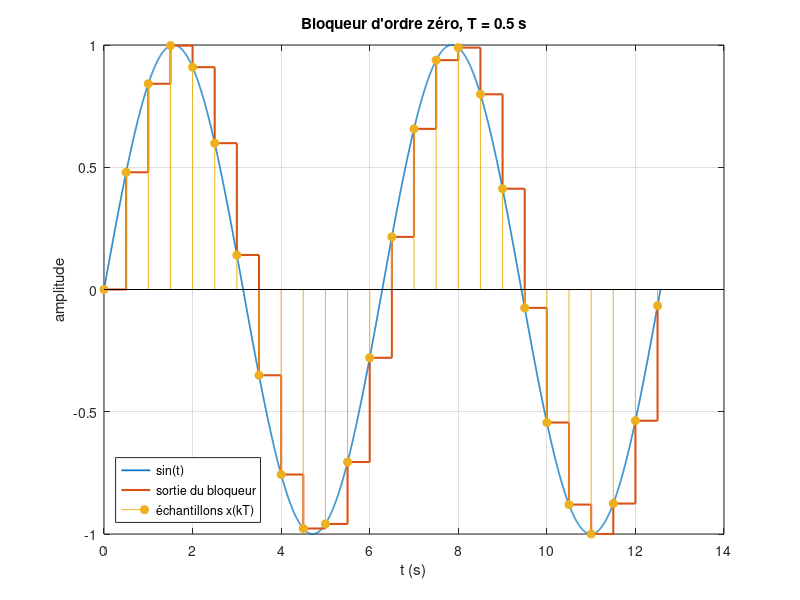
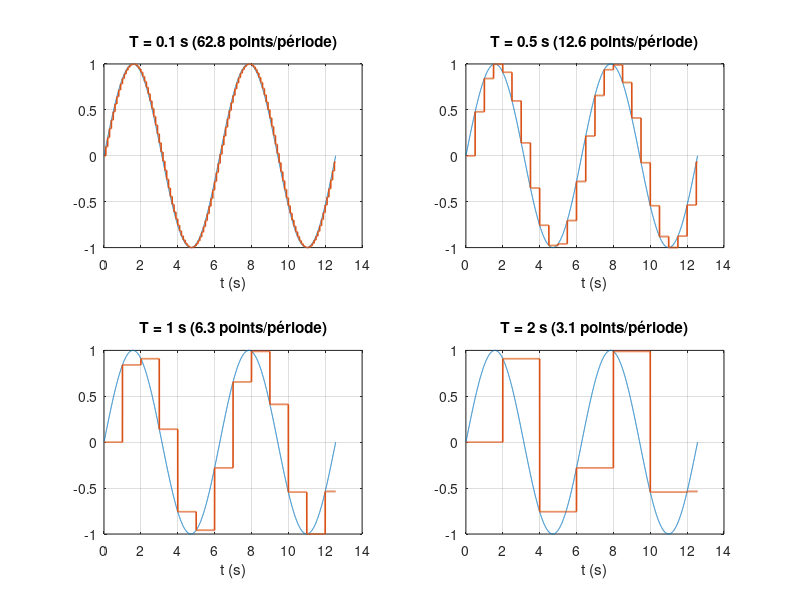
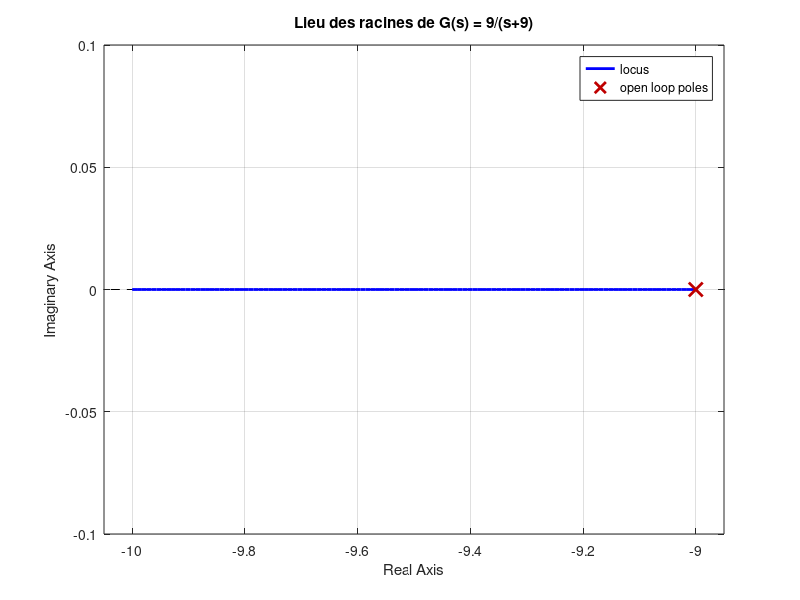
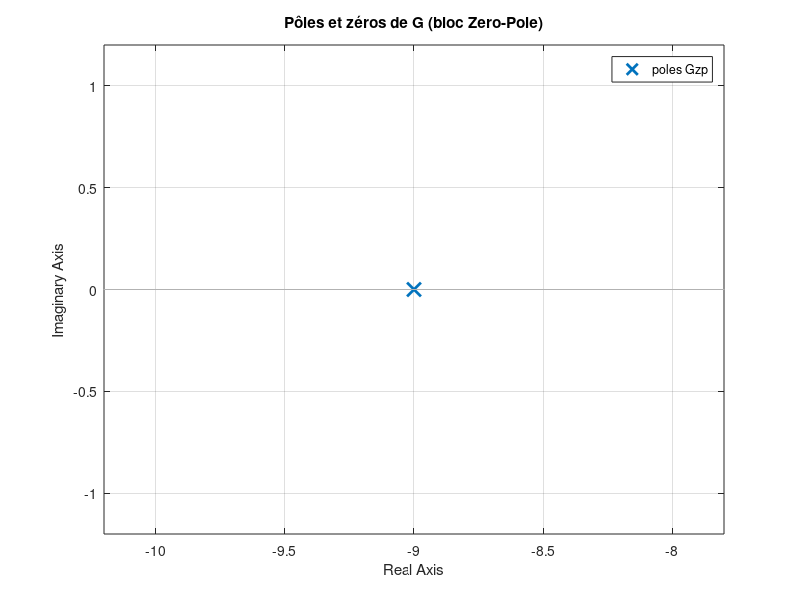

MATLAB code for these plots, in order:
%% TP2 : Discrétisation d'un signal à temps continu
% Automatique linéaire échantillonnée - IIA 3, INSAT
% Youssef El Mhamdi, IIA 3/1 - projet Nyquist
%
% Les questions "Simulink" sont vérifiées ici avec les commandes MATLAB qui
% donnent le même résultat que le Scope ; les modèles Simulink se construisent
% avec matlab/simulink/build_models.m.
% La période d'échantillonnage T n'est jamais donnée (errata E-AE16, E-AE17,
% E-AE24) : on applique la règle T = tau/10 (tau : constante de temps
% dominante du système échantillonné). Les lignes "@param" sont réglables.
clear; close all; clc;

%% II.1 Bloqueur d'ordre zéro sur une sinusoïde de pulsation 1 rad/s
% « fréquence 1 rad/sec » : c'est une pulsation (errata E-AE16).
%   w = 1 rad/s, f = w/(2*pi) = 0.159 Hz, période 2*pi = 6.28 s.
% Simulink : Sine Wave (Frequency = 1 rad/sec) -> Zero-Order Hold (T) -> Scope.
% Le bloqueur maintient x(kT) pendant toute la période [kT, (k+1)T[.
w = 1;                          % pulsation (rad/s)
T_sin = 0.5;                    % @param T_sin [s] période d'échantillonnage (environ 12 points par période)
t = linspace(0, 4*pi, 4001);    % deux périodes, grille fine = signal « continu »
x = sin(w*t);
k = 0:floor(t(end)/T_sin);
tk = k*T_sin;
xk = sin(w*tk);                 % échantillons x(kT)
x_bloque = sin(w*T_sin*floor(t/T_sin));   % sortie du bloqueur d'ordre zéro
erreur_max = max(abs(x - x_bloque))       % écart maximal signal / signal bloqué
borne_erreur = w*T_sin                    % |x(t) - x(kT)| <= w*T (pente maximale w)

figure('Name', 'II.1 - Bloqueur d''ordre zéro');
plot(t, x, 'LineWidth', 1.2); hold on;
stairs(tk, xk, 'LineWidth', 1.5);
stem(tk, xk, 'filled'); hold off; grid on;
xlabel('t (s)'); ylabel('amplitude');
legend('sin(t)', 'sortie du bloqueur', 'échantillons x(kT)', 'Location', 'southwest');
title(sprintf('Bloqueur d''ordre zéro, T = %g s', T_sin));

%% II.2 Effet de la période d'échantillonnage
% Plus T est grand, plus l'escalier s'écarte du signal :
%  - l'erreur maximale croît comme w*T ;
%  - le bloqueur retarde le signal d'environ T/2 en moyenne ;
%  - Shannon : il faut T < pi/w = 3.14 s (au moins 2 points par période),
%    sinon la sinusoïde n'est plus reconstituable.
T_liste = [0.1 0.5 1 2];        % @param T_liste [s] périodes comparées
erreurs = zeros(size(T_liste));
points_par_periode = 2*pi ./ (w*T_liste);
retard_moyen = T_liste / 2;
T_shannon = pi / w              % limite de Shannon
figure('Name', 'II.2 - Effet de T');
for i = 1:numel(T_liste)
    Ti = T_liste(i);
    xb = sin(w*Ti*floor(t/Ti));
    erreurs(i) = max(abs(x - xb));
    subplot(2, 2, i);
    plot(t, x, t, xb, 'LineWidth', 1.2); grid on;
    title(sprintf('T = %g s (%.1f points/période)', Ti, points_par_periode(i)));
    xlabel('t (s)');
end
erreurs

%% III.1 Système continu du premier ordre avec tf
% G(s) = 9/(s+9) : gain statique 1, constante de temps 1/9 s.
G = tf(9, [1 9])

%% III.2 Pôles et zéros avec rlocus
% rlocus trace le lieu des racines de 1 + K*G(s) = 0 : ses points de départ
% (croix) sont les pôles de G, ses points d'arrivée (ronds) ses zéros.
% pole et zero donnent les mêmes valeurs directement (errata E-AE18).
poles_G = pole(G)               % -9
zeros_G = zero(G)               % aucun zéro (vide)
figure('Name', 'III.2 - Lieu des racines de G');
rlocus(G); grid on;
title('Lieu des racines de G(s) = 9/(s+9)');

%% III.3 Bloc Zero-Pole de Simulink
% Le bloc Zero-Pole DÉFINIT un système par ses zéros, ses pôles et son gain ;
% il ne trace rien (errata E-AE19). Pour G : Zeros = [], Poles = [-9], Gain = 9.
% On vérifie qu'il représente bien le même système, puis on trace le diagramme.
Gzp = zpk([], -9, 9)
ecart_zp_tf = abs(dcgain(Gzp) - dcgain(G)) + max(abs(pole(Gzp) - pole(G)))   % 0 : même système
figure('Name', 'III.3 - Diagramme pôles-zéros');
pzmap(Gzp); grid on;
title('Pôles et zéros de G (bloc Zero-Pole)');

%% III.4 Transformée en Z G(z) avec c2d (bloqueur d'ordre zéro)
% Calcul à la main : G(z) = (1 - z^-1) Z{ G(s)/s }
%   G(s)/s = 9/(s(s+9)) = 1/s - 1/(s+9)
%   Z{.}   = z/(z-1) - z/(z-a),  avec a = exp(-9T)
%   G(z)   = (z-1)/z * [z/(z-1) - z/(z-a)] = (1 - a)/(z - a)
T = 0.01;                       % @param T [s] période d'échantillonnage (non donnée : tau/10 = 1/90 s)
a = exp(-9*T);
Gz = c2d(G, T, 'zoh')
Gz_main = tf(1 - a, [1 -a], T);
ecart_c2d_main = abs(dcgain(Gz) - dcgain(Gz_main)) + abs(pole(Gz) - pole(Gz_main))   % 0 (aux arrondis près)
pole_z = pole(Gz)               % = exp(-9T) : le pôle s = -9 devient z = exp(-9T)
gain_statique_z = dcgain(Gz)    % 1, comme G(0)

%% III.5 Schéma bloc du système continu (Simulink : Step -> Transfer Fcn -> Scope)
% Avec un bloqueur d'ordre zéro, la réponse indicielle de G(z) donne
% EXACTEMENT les valeurs de la réponse continue aux instants kT : un échelon
% est déjà constant entre deux échantillons, le bloqueur ne le modifie pas.
tc = linspace(0, 1, 2001);
yc = step(G, tc).';             % réponse continue (Scope du modèle continu)
kz = 0:round(1/T);
yz = step(Gz, kz*T).';          % réponse du modèle discret aux instants kT
yc_kT = 1 - exp(-9*kz*T);       % réponse continue exacte aux mêmes instants
ecart_zoh_instants = max(abs(yz - yc_kT))     % 0 aux arrondis près
figure('Name', 'III.5 - Réponse continue et échantillonnée');
plot(tc, yc, 'LineWidth', 1.5); hold on;
stairs(kz*T, yz, 'LineWidth', 1.2); hold off; grid on;
xlabel('t (s)'); ylabel('sortie');
legend('G(s) continu', 'G(z) avec bloqueur', 'Location', 'southeast');
title('Réponse indicielle : continu et discret (bloqueur d''ordre zéro)');

%% III.6 Discrétisation sans bloqueur d'ordre zéro : méthode 'impulse'
% La commande « 'imp' » n'existe pas (errata E-AE20) : il s'agit de
% c2d(G, T, 'impulse'), la discrétisation par invariance impulsionnelle, qui
% échantillonne la réponse impulsionnelle g(t) = 9 exp(-9t) SANS bloqueur :
%   Z{ g(kT) } = 9 z/(z - a)
% Selon la convention, le résultat est parfois multiplié par T pour que la
% réponse discrète approche la réponse continue (errata E-AE26 : à vérifier
% dans MATLAB). On calcule les deux et on détecte celle que c2d utilise.
Gz_imp = c2d(G, T, 'impulse')
Gz_imp_main = tf([9 0], [1 -a], T);            % Z{g(kT)}
facteur_c2d = dcgain(Gz_imp) / dcgain(Gz_imp_main)   % 1 ou T selon la convention
c2d_multiplie_par_T = abs(facteur_c2d - T) < abs(facteur_c2d - 1)   % vrai si c2d inclut le facteur T
Gz_imp_T = T * Gz_imp_main;                    % version multipliée par T
gain_statique_zoh = dcgain(Gz)                 % 1 : le bloqueur conserve le gain
gain_statique_imp_T = dcgain(Gz_imp_T)         % 9T/(1-a), proche de 1 seulement si T << 1/9
gain_statique_imp = dcgain(Gz_imp_main)        % 9/(1-a), environ 1/T
yi_T = step(Gz_imp_T, kz*T).';
ecart_imp_continu = max(abs(yi_T - yc_kT))     % différent de 0 : sans bloqueur, ce n'est pas exact
figure('Name', 'III.6 - Avec et sans bloqueur');
plot(tc, yc, 'LineWidth', 1.5); hold on;
stairs(kz*T, yz, 'LineWidth', 1.2);
stairs(kz*T, yi_T, '--', 'LineWidth', 1.2); hold off; grid on;
xlabel('t (s)'); ylabel('sortie');
legend('continu', 'bloqueur (zoh)', 'sans bloqueur (impulse, x T)', 'Location', 'southeast');
title('Réponse indicielle avec et sans bloqueur d''ordre zéro');

%% IV.1 Schéma bloc du moteur à courant continu
% Équation électrique (1) : I(s) = (U(s) - kem*Omega(s)) / (Ls + R)
% Équation mécanique  (2) : Omega(s) = (kc*I(s) - Cr(s)) / (Js + f)
% (L'équation « JsW - kcI - Cr - fW = 0 » de l'énoncé a une erreur de signe,
%  errata E-AE21 ; on utilise (2), cohérente avec la figure 4.3.)
% Boucle interne par kem (force contre-électromotrice) :
%   Omega/U  = kc / ((Ls+R)(Js+f) + kc*kem)
%   Omega/Cr = -(Ls+R) / ((Ls+R)(Js+f) + kc*kem)
L = 0.011;                      % @param L [H] inductance (Tableau 2.1)
R = 0.8;                        % résistance (ohm)
J = 0.2;                        % moment d'inertie (kg.m^2)
f = 1e-2;                       % frottement visqueux (N.m.s/rad ; « N.m » dans le tableau)
kem = 1.91;                     % constante de f.c.e.m. (V.s/rad)
kc = 1.91;                      % constante de couple (N.m/A)
U = 200;                        % @param U [V] tension d'alimentation (Tableau 2.1)
Cr = 0;                         % @param Cr [N.m] couple résistant (non donné : 0)
Ge = tf(1, [L R]);              % partie électrique
Gmeca = tf(1, [J f]);           % partie mécanique
Gm = feedback(kc * Ge * Gmeca, kem)        % Omega/U
Gcr = -feedback(Gmeca, kc * kem * Ge);     % Omega/Cr
den_moteur = conv([L R], [J f]) + [0 0 kc*kem];   % calcul à la main du dénominateur
poles_moteur = pole(Gm)
gain_statique_moteur = dcgain(Gm)          % kc/(R f + kc kem) en rad/s par volt
omega_final = U*dcgain(Gm) + Cr*dcgain(Gcr)

%% IV.2 Transformée en Z du moteur
% T non donnée (errata E-AE24) : pôles -36.4 +/- 18.4j, tau = 1/36.4 s,
% d'où T = tau/10 = 2.5 ms. Chaque pôle p devient exp(p*T).
T_m = 0.0025;                   % @param T_m [s] période d'échantillonnage du moteur
Gmz = c2d(Gm, T_m, 'zoh')
poles_moteur_z = pole(Gmz)
poles_moteur_exp = exp(poles_moteur * T_m)    % mêmes valeurs
gain_statique_moteur_z = dcgain(Gmz)          % identique au gain continu

%% IV.3 Réponse avec un bloqueur d'ordre zéro (Simulink)
% Le signal d'entrée n'est pas précisé (errata E-AE25) : on prend un échelon
% de U = 200 V. Un échelon est constant entre deux instants d'échantillonnage,
% donc le bloqueur ne le modifie pas : la réponse discrète coïncide avec la
% réponse continue à chaque instant kT.
t_m = linspace(0, 0.3, 3001);
w_continu = (U * step(Gm, t_m)).';            % réponse continue
km = 0:round(0.3/T_m);
w_zoh = (U * step(Gmz, km*T_m)).';            % réponse discrète (bloqueur)
w_continu_kT = (U * step(Gm, km*T_m)).';
ecart_moteur_zoh = max(abs(w_zoh - w_continu_kT))   % 0 aux arrondis près
figure('Name', 'IV.3 - Moteur avec bloqueur');
plot(t_m, w_continu, 'LineWidth', 1.5); hold on;
stairs(km*T_m, w_zoh, 'LineWidth', 1.2); hold off; grid on;
xlabel('t (s)'); ylabel('\Omega (rad/s)');
legend('continu', 'échantillonné-bloqué', 'Location', 'southeast');
title(sprintf('Vitesse du moteur, U = %g V, T = %g s', U, T_m));

%% IV.4 Réponse sans bloqueur d'ordre zéro
% Sans bloqueur, on discrétise par invariance impulsionnelle (comme en III.6).
% Le modèle obtenu n'est plus exact pour un échelon : écart visible au gain
% statique et pendant le régime transitoire.
Gmz_imp_T = c2d(Gm, T_m, 'impulse');          % convention x T, quelle que soit la version :
if ~c2d_multiplie_par_T
    Gmz_imp_T = T_m * Gmz_imp_T;
end
w_imp = (U * step(Gmz_imp_T, km*T_m)).';
ecart_moteur_imp = max(abs(w_imp - w_continu_kT))
gain_statique_moteur_imp = dcgain(Gmz_imp_T)
figure('Name', 'IV.4 - Moteur sans bloqueur');
plot(t_m, w_continu, 'LineWidth', 1.5); hold on;
stairs(km*T_m, w_zoh, 'LineWidth', 1.2);
stairs(km*T_m, w_imp, '--', 'LineWidth', 1.2); hold off; grid on;
xlabel('t (s)'); ylabel('\Omega (rad/s)');
legend('continu', 'avec bloqueur', 'sans bloqueur', 'Location', 'southeast');
title('Vitesse du moteur avec et sans bloqueur d''ordre zéro');
